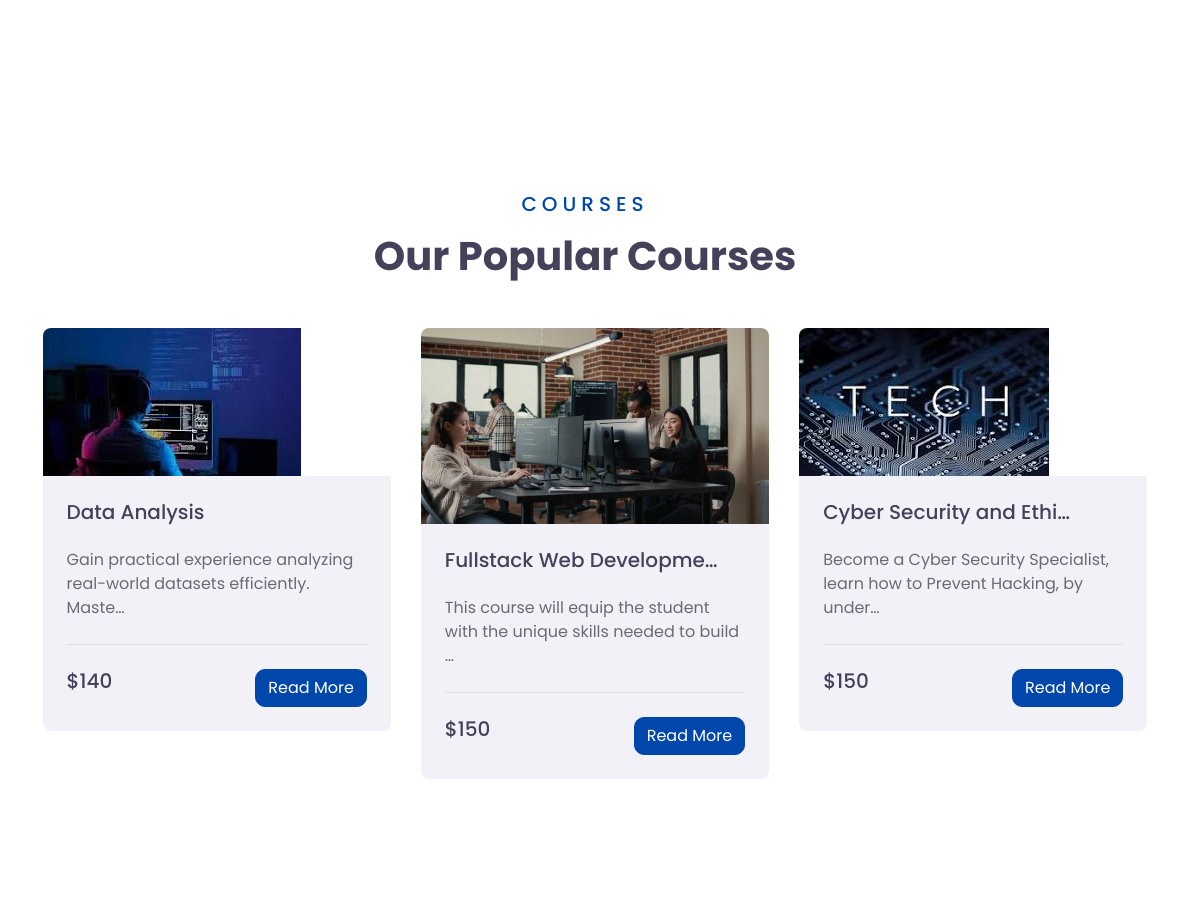
The app's page / (middle part), older data.
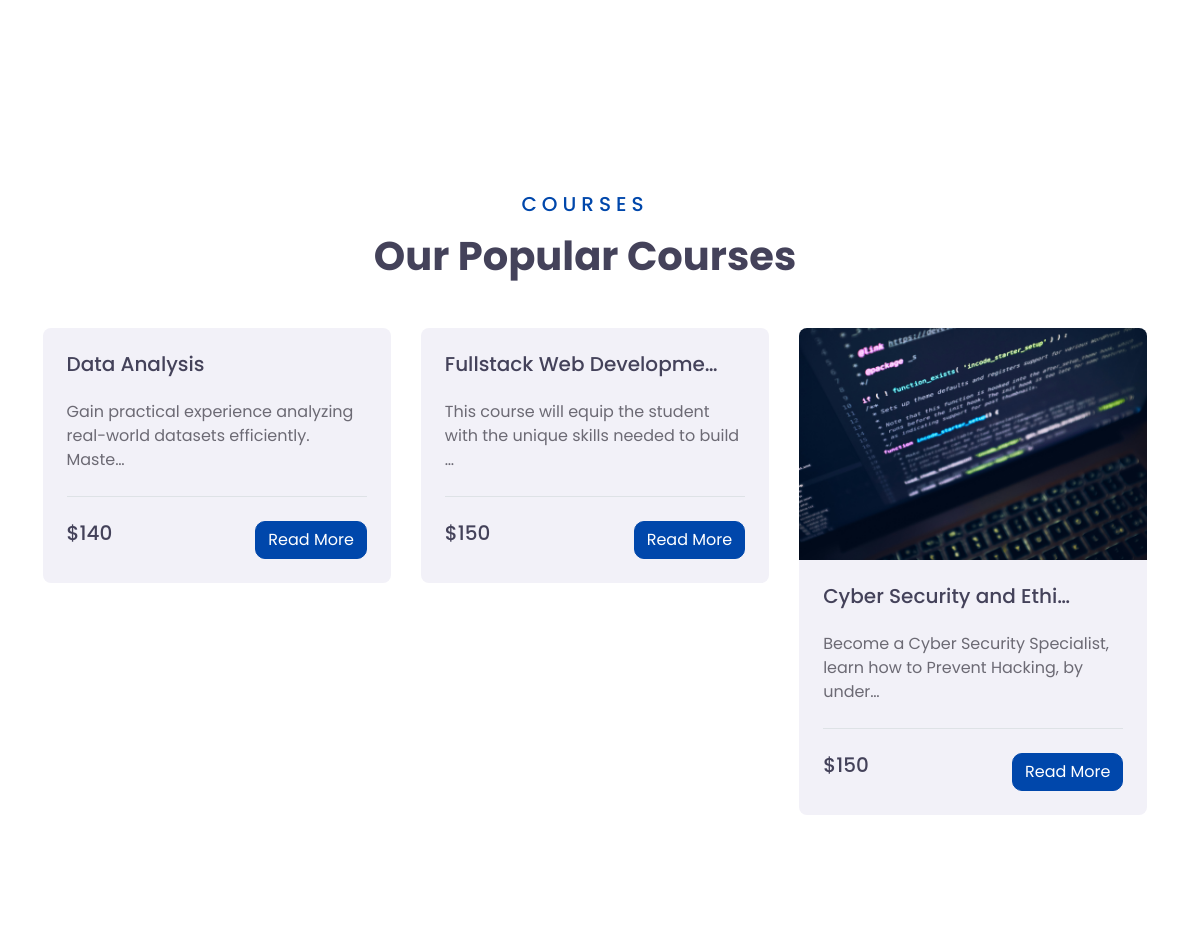
The same page, newer data.
### techbeatrice/models.py (models this page shows, shortened)
class Techbeatrice_Courses_PostModel(models.Model):
    techbeatrice_courses_title = models.CharField(max_length =255, blank=True, null=True)
    techbeatrice_courses_sub_title = models.CharField(max_length =255, blank=True, null=True)
    techbeatrice_courses_cost_price = models.IntegerField(default ='0', blank=True, null=True)
    techbeatrice_courses_description = models.TextField()
    techbeatrice_courses_sub_description = models.TextField()
    techbeatrice_courses_img = models.ImageField(upload_to ='tech_courses_img/',blank=True,null=True)
    techbeatrice_courses_sub_img = models.ImageField(upload_to ='tech_courses_sub_img/',blank=True,null=True)
    techbeatrice_courses_slug = models.SlugField (max_length =255,blank=True, null=True)
    techbeatrice_courses_publish_date = models.DateTimeField (auto_now_add= True)
    techbeatrice_courses_author = models.ForeignKey(User, on_delete=models.CASCADE)
    class Meta:
        ordering =['-techbeatrice_courses_publish_date']

### techbeatrice/views.py (the view)
# urls.py: path('', HomeView.as_view(), name="home"),
class HomeView(ListView):
    model = Techbeatrice_Subjects
    template_name = 'techbeatrice/home.html'
    def get_context_data(self, **kwargs):
        context = super().get_context_data(**kwargs)
        context['second_techbeatrices'] = Techbeatrice_Courses_PostModel.objects.all()
        return context

### templates/techbeatrice/home.html (shortened to what this page needs)
{% extends "base.html" %}
{% load static %}
{% block content %}
<div class="container-fluid py-5">
    <div class="container pt-5 pb-3">
        <div class="row">
            {% for post in object_list %}
            <div class="col-lg-3 col-md-6 mb-4">
            </div>
            {% endfor %}
        </div>
    </div>
</div>
    <div class="container-fluid py-5">
        <div class="container py-5">
            <div class="text-center mb-5">
                <h5 class="text-primary text-uppercase mb-3" style="letter-spacing: 5px;">Courses</h5>
                <h1>Our Popular Courses</h1>
            </div>
            <div class="row">
                {% for second_techbeatrice in second_techbeatrices %}
                <div class="col-lg-4 col-md-6 mb-4">
                    <div class="rounded overflow-hidden mb-2">
                        {% if second_techbeatrice.techbeatrice_courses_img %}
                        <a class="h5" href="{% url 'second_detail' second_techbeatrice.pk %}">
                        <img class="img-fluid" src="{{ second_techbeatrice.techbeatrice_courses_img.url }}" height="230px" alt="">
                        </a>
                        {% endif %}
                        <div class="bg-secondary p-4">
                            <a class="h5" href="{% url 'second_detail' second_techbeatrice.pk %}">{{ second_techbeatrice.techbeatrice_courses_title|truncatechars:24 }}</a><br><br>
                            <p>{{ second_techbeatrice.techbeatrice_courses_description |truncatechars:75}}</p>
                            <div class="border-top mt-4 pt-4">
                                <div class="d-flex justify-content-between">
                                    <h5 class="m-0">${{ second_techbeatrice.techbeatrice_courses_cost_price}}</h5>
                                    <div class="btn-wrapper">
                                        <a href="{% url 'second_detail' second_techbeatrice.pk %}" class="btn btn-primary"style="border-radius: 10px;">Read More</a>
                                    </div>
                                </div>
                            </div>
                        </div>
                    </div>
                 </div>
                {% endfor %}
            </div>
        </div>
    </div>
    {% endblock %}

Row changes from the older to the newer data that the page shows:
changed Techbeatrice_Courses_PostModel "Data Analysis": techbeatrice_courses_img: picture removed
changed Techbeatrice_Courses_PostModel "Fullstack Web Developme…": techbeatrice_courses_img: picture removed
changed Techbeatrice_Courses_PostModel "Cyber Security and Ethi…": techbeatrice_courses_img: a different picture
